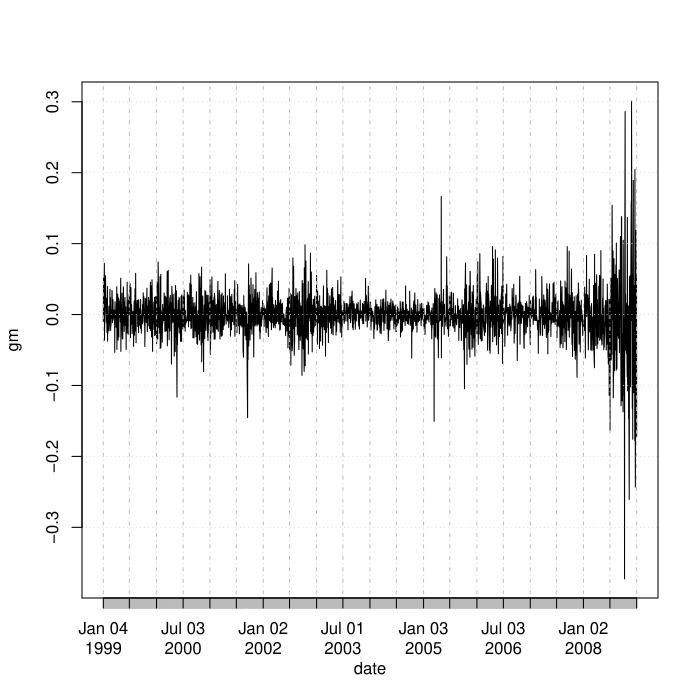

Generate this figure with R:
#
# Copyright (c) 2015 by Yuchao Zhao, Xiaoye Meng.
#
# This program is free software: you can redistribute it and/or modify
# it under the terms of the GNU General Public License as published by
# the Free Software Foundation, either version 3 of the License, or
# (at your option) any later version.
#
# This program is distributed in the hope that it will be useful,
# but WITHOUT ANY WARRANTY; without even the implied warranty of
# MERCHANTABILITY or FITNESS FOR A PARTICULAR PURPOSE.  See the
# GNU General Public License for more details.
#
# You should have received a copy of the GNU General Public License
# along with this program.  If not, see <http://www.gnu.org/licenses/>.
#

require(xts)
require(fGarch)

da = read.table("data/d-gmsp9908.txt", header = T)
gm = log(1 + da[, 2])
plot(xts(gm, order.by = as.Date(paste(substr(da[, 1], 1, 4), substr(da[, 1], 5, 6), substring(da[, 1], 7),
	sep = '-'))), type = 'l', main = '', xlab = 'date', ylab = 'gm')
Box.test(gm ^ 2, lag = 10, type = 'Ljung')
pacf(gm ^ 2, 10)
m1 = garchFit(~ garch(1, 1), data = gm, trace = F)
summary(m1)
m2 = garchFit(~ garch(1, 1), data = gm, cond.dist = "ged", trace = F)
summary(m2)
